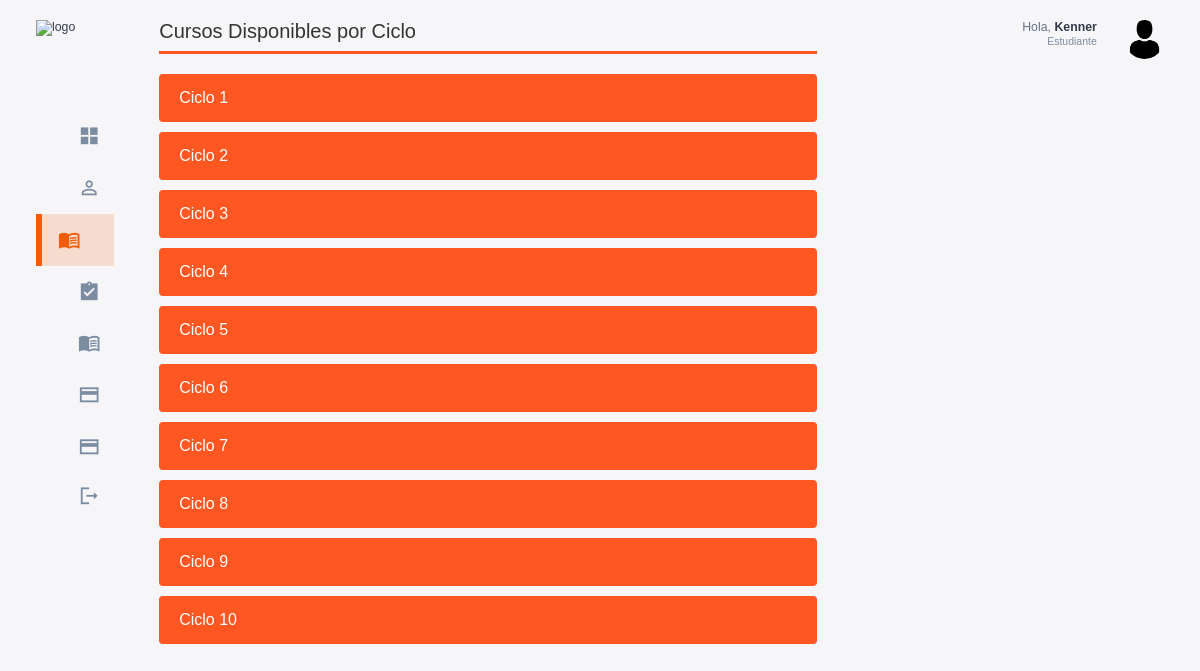
Page /alumnos/cursos_por_ciclo/ (signed in) on the committed database.
### cursos/models.py (models this page shows, shortened)
class Curso(models.Model):
    codigo = models.CharField(max_length=10, unique=True)  # Campo único
    nombre = models.CharField(max_length=100)
    descripcion = models.TextField(null=True, blank=True)
    creditos = models.IntegerField()
    ciclo = models.IntegerField(validators=[MinValueValidator(1), MaxValueValidator(10)])
    pre_requisitos = models.ManyToManyField('self', symmetrical=False, related_name='requisitos_para', blank=True)

### usuarios/models.py (models this page shows, shortened)
class Usuario(AbstractUser):
    id = models.AutoField(primary_key=True)
    rol = models.ForeignKey(Rol, on_delete=models.CASCADE, null=True, blank=False)

### usuarios/decorators.py (the view)
        def _wrapped_view(request, *args, **kwargs):
            if request.user.is_authenticated and (request.user.rol.nombre_rol == role or request.user.rol.is_admin):
                return view_func(request, *args, **kwargs)
            else:
                raise PermissionDenied  # Lanza un error si no tiene el rol correcto

### index/views.py (called while the page is built)
@login_required
@role_required('Estudiante')
def cursos_por_ciclo(request):
    cursos = Curso.objects.all()
    cursos_por_ciclo = {}
    for curso in cursos:
        if curso.ciclo not in cursos_por_ciclo:
            cursos_por_ciclo[curso.ciclo] = []
        cursos_por_ciclo[curso.ciclo].append(curso)
    return render(request, 'index/cursos_por_ciclo.html', {
        'cursos_por_ciclo': cursos_por_ciclo,
    })

### templates/index/cursos_por_ciclo.html (shortened to what this page needs)
{% extends 'base_alumnos.html' %}
{% block content %}
<div >
    <div class="title-section">
        <h2>Cursos Disponibles por Ciclo</h2>
    </div>
    <div class="cycles-container">
    {% for ciclo, cursos in cursos_por_ciclo.items %}
        <button class="btn btn-primary" onclick="toggleCursos('ciclo{{ ciclo }}')">
            Ciclo {{ ciclo }}
        </button>
    {% endfor %}
</div>
</div>
{% endblock %}

### templates/base_alumnos.html (shortened to what this page needs)
{% load static %}
<!DOCTYPE html>
<html lang="en">
<head>
    <link rel="stylesheet" href="{% static 'css/base.css' %}">
</head>
<body>
    <div class="container">
        <aside>
            <div class="top">
                <div class="logo">
                    <img src="/static/assets/logo_base.png" alt="logo">
                </div>
            </div>
            <div class="sidebar">
                <a href="{% url 'home_estudiante' %}" class="active">
                    <span class="material-icons-sharp">grid_view</span>
                </a>
                <a href="{% url 'perfil_estudiante' %}">
                    <span class="material-icons-sharp">person_outline</span>
                </a>
                <a href="{% url 'cursos_por_ciclo' %}">
                    <span class="material-icons-sharp">menu_book</span>
                </a>
                <a href="{% url 'historial_notas' %}">
                    <span class="material-icons-sharp">assignment_turned_in</span>
                </a>
                <a href="{% url 'validar_pago_alumno' %}">
                    <span class="material-icons-sharp">menu_book</span>
                </a>
                <a href=https://mpago.la/2NvBtDE>
                    <span class="material-icons-sharp">payment</span>
                </a>
                <a href="{% url 'payments_index' %}">
                    <span class="material-icons-sharp">payment</span>
                </a>
                <a href="{% url 'signout' %}">
                    <span class="material-icons-sharp">logout</span>
                </a>
            </div>
        </aside>
        <main>
            {% block content %}
            {% endblock %}
        </main>
        <div class="right">
            <div class="top">
                <div class="profile">
                    <div class="info">
                        {% if request.user.estudiante.informacionpersonal %}
                            <p>Hola, <b>{{ request.user.estudiante.informacionpersonal.nombre }} {{ request.user.estudiante.informacionpersonal.apellido }}</b></p>
                        {% else %}
                            <p>Hola, <b>{{ request.user.username }}</b></p>
                        {% endif %}
                        <small class="text-muted">Estudiante</small>
                    </div>
                    <div class="profile-photo">
                        <img src="/static/assets/perfil_admin.png" alt="perfil_admin">
                    </div>
                </div>
        </div>
    </div>
</body>
</html>

### static/css/base.css (style rules this page uses)
:root { --color-primary: #F25C05; --color-danger: #F26938; --color-success: #41f1b6; --color-warning: #F2A172; --color-white: #fff; --color-info-dark: #7d8da1; --color-info-light: #dce1eb; --color-dark: #363949; --color-light: #f2a1724f; --color-primary-variant: #8f5100; --color-dark-variant: #677483; --color-background: #f6f6f9; --card-border-radius: 2rem; --border-radius-1: 0.4rem; --border-radius-2: 0.8rem; --border-radius-3: 1.2rem; --card-padding: 1.8rem; --padding-1: 1.2rem; --box-shadow: 0 2rem 3rem var(--color-light) }
* { margin: 0; padding: 0; outline: 0; appearance: none; border: 0; text-decoration: none; list-style: none; box-sizing: border-box; }
html { font-size: 14px; }
body { width: 100vw; height: 100vh; font-family: Arial, sans-serif; font-size: 0.88rem; background: var(--color-background); user-select: none; overflow-x: hidden; color: var(--color-dark); }
.container { display: grid; width: 96%; margin: 0 auto; gap: 1.8rem; grid-template-columns: 16rem auto 23rem; }
a { color: var(--color-dark); }
img { display: block; width: 100%; }
h2 { font-size: 1.4rem; }
small { font-size: 0.75rem; }
.profile-photo { width: 2.8rem; height: 2.8rem; border-radius: 50%; overflow: hidden; }
.text-muted { color: var(--color-info-dark); }
p { color: var(--color-dark-variant); }
b { color: var(--color-dark); }
aside { height: 100vh; width: 16rem; }
aside .top { display: flex; align-items: center; justify-content: space-between; margin-top: 1.4rem; }
aside .logo { display: flex; gap: 0.8rem; }
aside .logo img { width: 12.5rem; height: 4.5rem; }
aside .sidebar { display: flex; flex-direction: column; height: 86vh; position: relative; top: 3rem; }
aside .sidebar a { display: flex; color: var(--color-info-dark); margin-left: 2rem; gap: 1rem; align-items: center; position: relative; height: 3.7rem; transition: all 300ms ease; padding: 0 1rem; white-space: nowrap; overflow: hidden; text-overflow: ellipsis; }
aside .sidebar a span { font-size: 1.6rem; transition: all 300ms ease; }
aside .sidebar a:last-child { position: absolute; bottom: 2rem; width: 100%; }
aside .sidebar a.active { background-color: var(--color-light); color: var(--color-primary); margin-left: 0; padding-left: calc(1rem - 3px); }
aside .sidebar a.active:before { content: ''; width: 6px; height: 100%; background: var(--color-primary); position: absolute; left: 0; }
aside .sidebar a.active span { color: var(--color-primary); margin-left: calc(1rem - 3px); }
main { margin-top: 1.4rem; }
.right { margin-top: 1.4rem; }
.right .top { display: flex; justify-content: end; gap: 2rem; }
.right .top .profile { display: flex; gap: 2rem; text-align: right; }
@media screen and (max-width: 1200px) { .container { width: 94%; grid-template-columns: 7rem auto 23rem; } }
@media screen and (max-width: 1200px) { aside .sidebar a { width: 5.6rem; } }
@media screen and (max-width: 1200px) { aside .sidebar a:last-child { position: relative; margin-top: 1.8rem; } }
@media screen and (max-width: 1200px) { aside .logo img { top: 10px; width: 8.2rem; height: 3.5rem; } }

### templates/index/cursos_por_ciclo.html (style rules this page uses)
.title-section { margin-bottom: 20px; }
.container h2 { color: #333; font-size: 20px; font-weight: normal; margin: 0; padding-bottom: 8px; border-bottom: 3px solid #FF5722; }
.cycles-container { margin-top: 20px; }
.btn.btn-primary { background-color: #FF5722; border: none; color: white; padding: 15px 20px; border-radius: 4px; width: 100%; text-align: left; font-size: 16px; cursor: pointer; transition: background-color 0.2s ease; margin-bottom: 10px; }

### rows in the picture
Curso: ciclo "1"
Curso: ciclo "2"
Curso: ciclo "3"
Curso: ciclo "4"
Curso: ciclo "5"
Curso: ciclo "6"
Curso: ciclo "7"
Curso: ciclo "8"
Curso: ciclo "9"
Curso: ciclo "10"
Usuario: user.username "Kenner"
